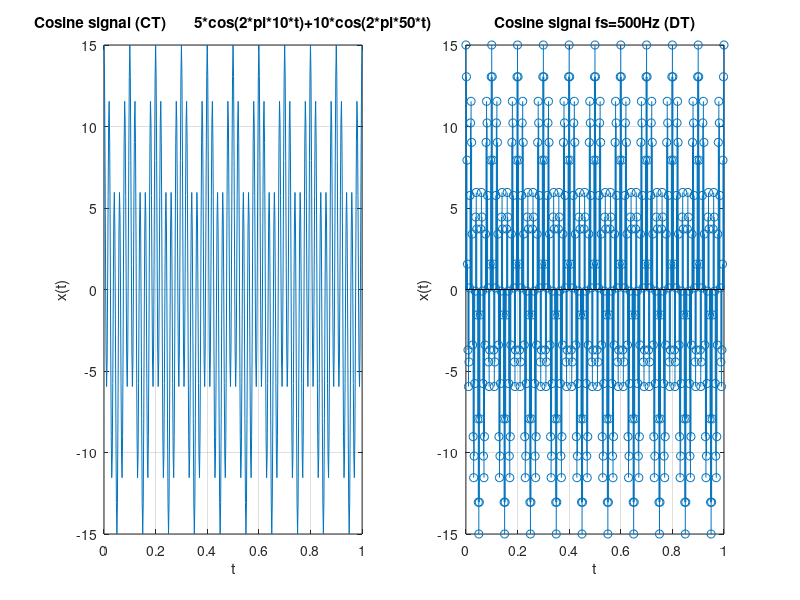

The MATLAB script that drew this image:
t=0:1/500:1;
x=5*cos(2*pi*10*t)+10*cos(2*pi*50*t);
subplot(1,2,1)
plot(t,x)
grid on
xlabel('t')
ylabel('x(t)')
title('Cosine signal (CT)       5*cos(2*pi*10*t)+10*cos(2*pi*50*t)')

subplot(1,2,2)
stem(t,x)
grid on
xlabel('t')
ylabel('x(t)')
title('Cosine signal fs=500Hz (DT)')